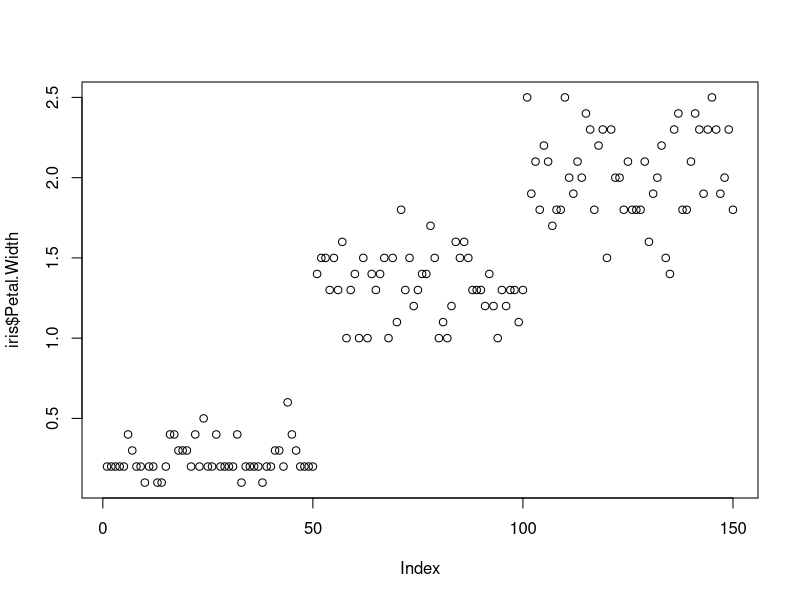
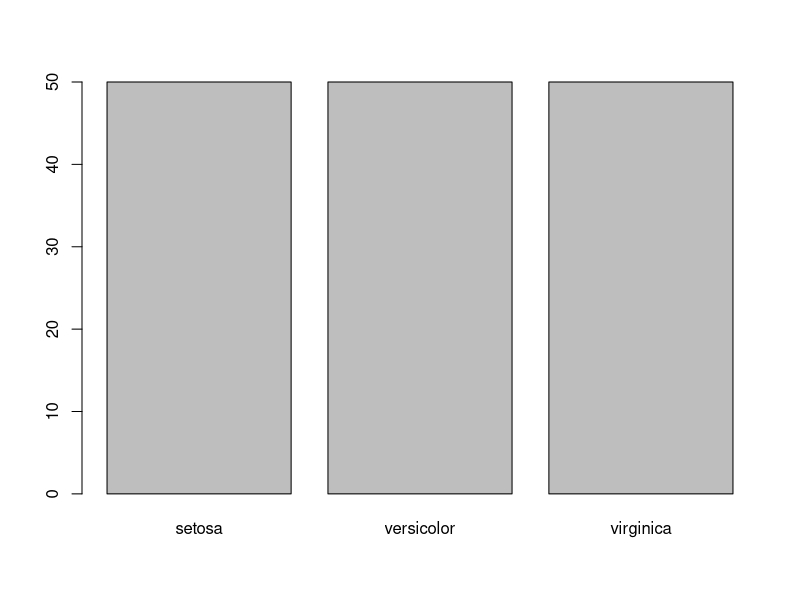
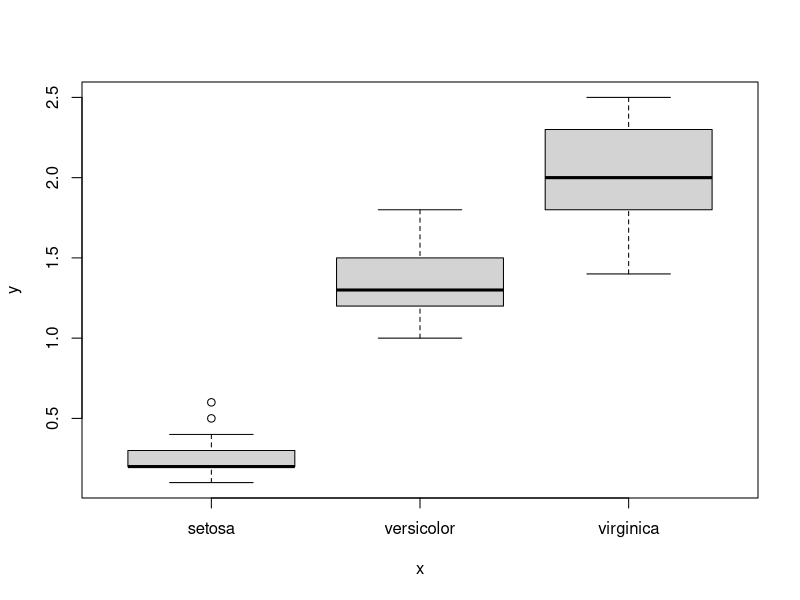
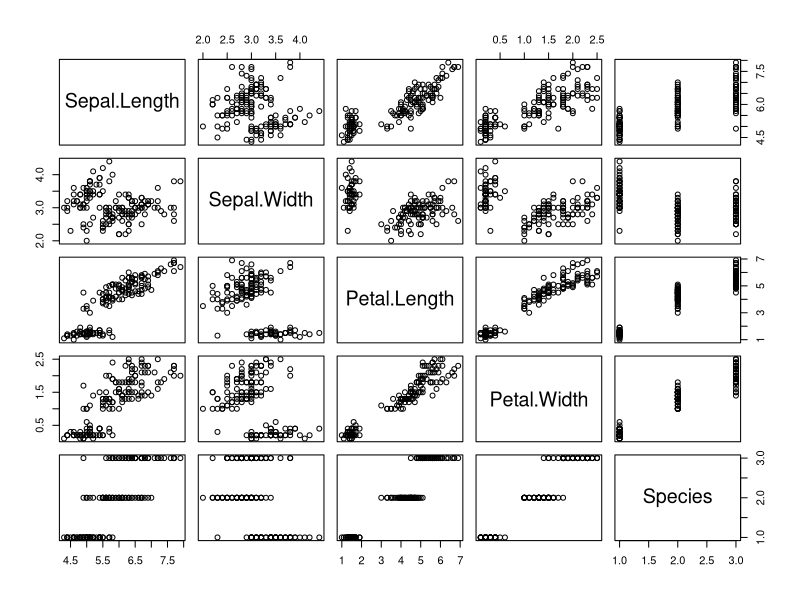
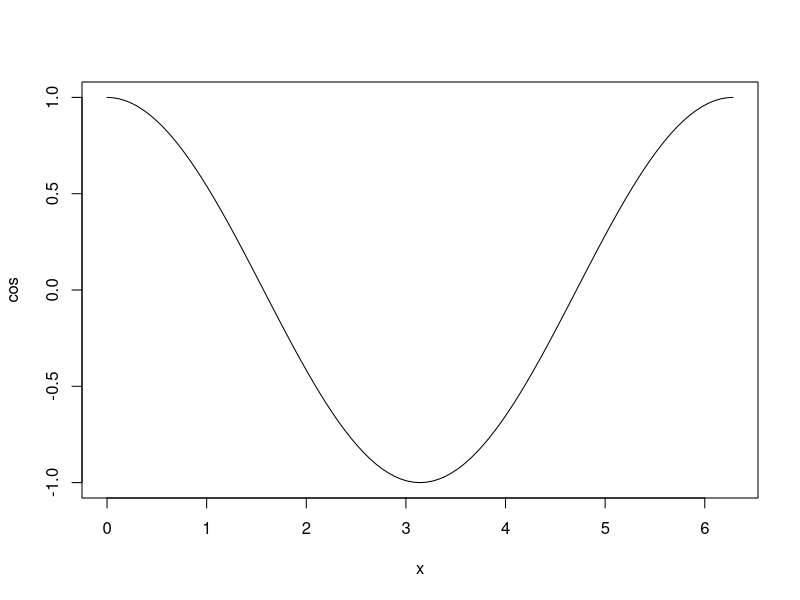
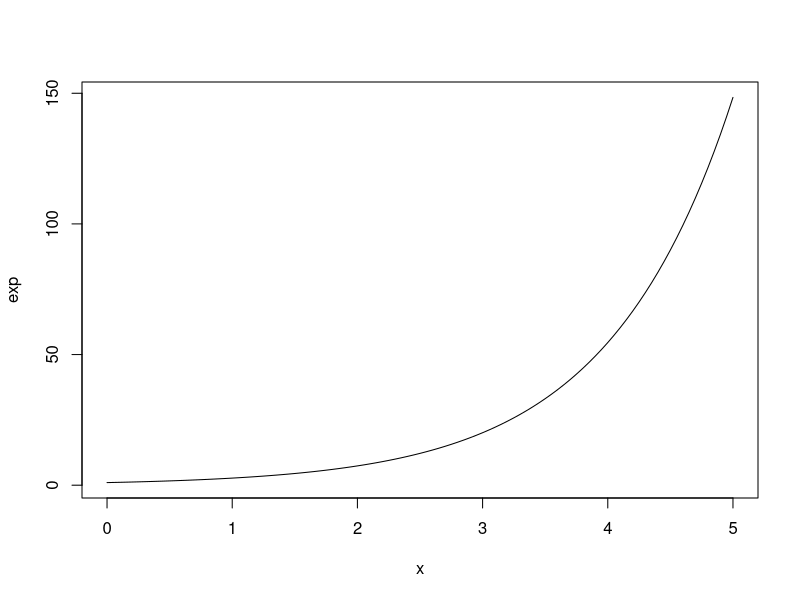
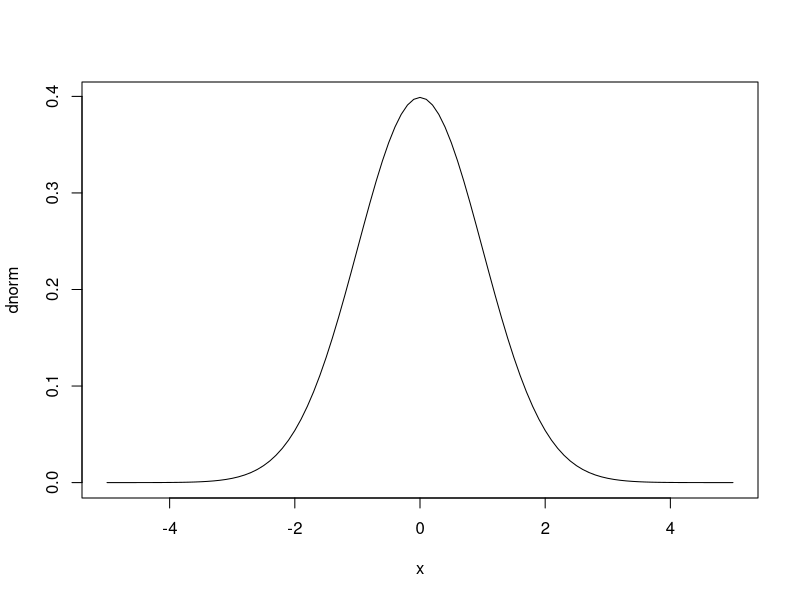
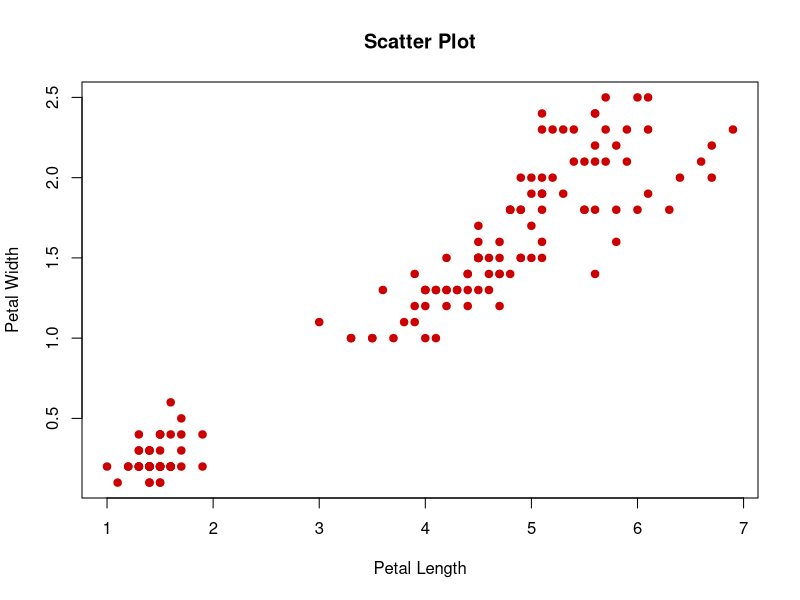

Source code (R) for these figures, in order:
library(datasets)

head(iris)

plot(iris$Petal.Width)                  #Quantitative Variable
plot(iris$Species)                      #Categorical Variable(automatically detects) # nolint
plot(iris$Species, iris$Petal.Width)    #Box plot
plot(iris)                              #Plot entire data frame

plot(cos, 0, 2*pi)                      #Cosine curve
plot(exp, 0, 5)                         #Exponential curve
plot(dnorm, -5, 5)                      #Distribution Normal curve

plot(iris$Petal.Length, iris$Petal.Width,
    col = "#cc0000",
    pch = 19,
    main = "Scatter Plot",
    xlab = "Petal Length",
    ylab = "Petal Width")

plot(dnorm, -5, +5,
    col = "#cc0000",
    lwd = 5,
    main = "Standard Normal Distribution",
    xlab = "z-scores",
    ylab = "Density")